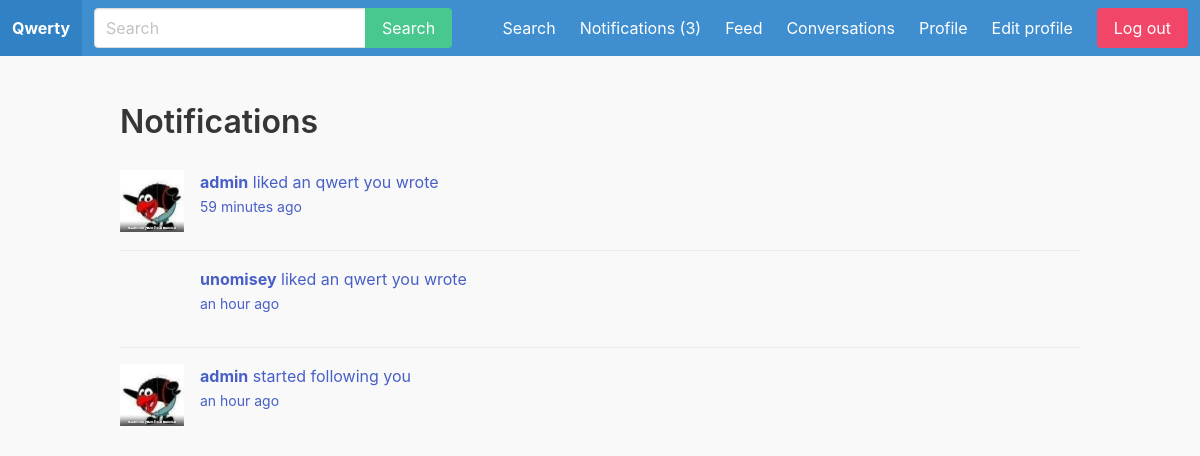
The app's page /notifications/ (signed in) with its own data.
### apps/notifications/models.py (models this page shows)
class Notification(models.Model):
    MESSAGE = 'message'
    FOLLOWER = 'follower'
    LIKE = 'like'
    MENTION = 'mention'
    CHOICES = (
        (MESSAGE, 'Message'),
        (FOLLOWER, 'Follower'),
        (LIKE, 'Like'),
        (MENTION, 'Mention')
    )
    to_user = models.ForeignKey(User, related_name='notifications', on_delete=models.CASCADE)
    notification_type = models.CharField(max_length=20, choices=CHOICES)
    is_read = models.BooleanField(default=False)
    created_at = models.DateTimeField(auto_now_add=True)
    created_by = models.ForeignKey(User, related_name='creatednotifications', on_delete=models.CASCADE)
    class Meta:
        ordering = ['-created_at']

### apps/qwertyprofile/models.py (models this page shows)
class QwertyProfile(models.Model):
    user = models.OneToOneField(User, on_delete=models.CASCADE)
    follows = models.ManyToManyField('self', related_name='followed_by', symmetrical=False)
    avatar = models.ImageField(upload_to='uploads/', blank=True, null=True)

### apps/notifications/views.py (the view, shortened to what this page needs)
# urls.py: path('notifications/', notifications, name="notifications"),
@login_required
def notifications(request):
    goto = request.GET.get('goto', '')
    notification_id = request.GET.get('notification', 0)
    return render(request, 'notifications/notifications.html')

### apps/notifications/context_processors.py (called while the page is built)
def notifications(request):
    if request.user.is_authenticated:
        return {'notifications': request.user.notifications.filter(is_read=False)}
    else:
        return {'notifications': []}

### apps/notifications/templates/notifications/notifications.html (shortened to what this page needs)
{% extends 'core/base.html' %}
{% load humanize %}
{% block content %}
    <div class="container">
        <div class="columns">
            <div class="column is-12">
                <h1 class="title">Notifications</h1>
                <div class="wrapper-qwerts">
                    {% for notification in notifications %}
                        <article class="media">
                            <figure class="media-left">
                                <p class="image is-64x64">
                                    {% if notification.created_by.qwerterprofile.avatar %}
                                        <img src="{{ notification.created_by.qwerterprofile.avatar.url }}">
                                    {% endif %}
                                </p>
                            </figure>
                            <div class="media-content">
                                <div class="content">
                                    <p>
                                        {% if notification.notification_type == 'message' %}
                                            <a href="{% url 'notifications' %}?goto=conversation&notification={{ notification.id }}">
                                                <strong>{{ notification.created_by.username }}</strong> sent you a message<br>
                                                <small>{{ notification.created_at|naturaltime }}</small>
                                            </a>
                                        {% elif notification.notification_type == 'follower' %}
                                            <a href="{% url 'notifications' %}?goto=qwerterprofile&notification={{ notification.id }}">
                                                <strong>{{ notification.created_by.username }}</strong> started following you<br>
                                                <small>{{ notification.created_at|naturaltime }}</small>
                                            </a>
                                        {% elif notification.notification_type == 'like' %}
                                            <a href="{% url 'notifications' %}?goto=qwerterprofile&notification={{ notification.id }}">
                                                <strong>{{ notification.created_by.username }}</strong> liked an qwert you wrote<br>
                                                <small>{{ notification.created_at|naturaltime }}</small>
                                            </a>
                                        {% elif notification.notification_type == 'mention' %}
                                            <a href="{% url 'notifications' %}?goto=qwerterprofile&notification={{ notification.id }}">
                                                <strong>{{ notification.created_by.username }}</strong> mentioned you in an qwert<br>
                                                <small>{{ notification.created_at|naturaltime }}</small>
                                            </a>
                                        {% endif %}
                                    </p>
                                </div>
                            </div>
                        </article>
                    {% endfor %}
                </div>
            </div>
        </div>
    </div>
{% endblock %}

### static/css/styles.css (style rules this page uses)
body { background: #f9f9f9; }
.wrapper-qwerts { margin-top: 30px; }

### records on screen
Notification: created_by.qwerterprofile.avatar (picture), created_by.username "admin", created_at "59 minutes ago"
Notification: created_by.username "unomisey", created_at "an hour ago"
Notification: created_by.qwerterprofile.avatar (picture), created_by.username "admin", created_at "an hour ago"

### other values on screen
{{ notifications.count }} "3"
